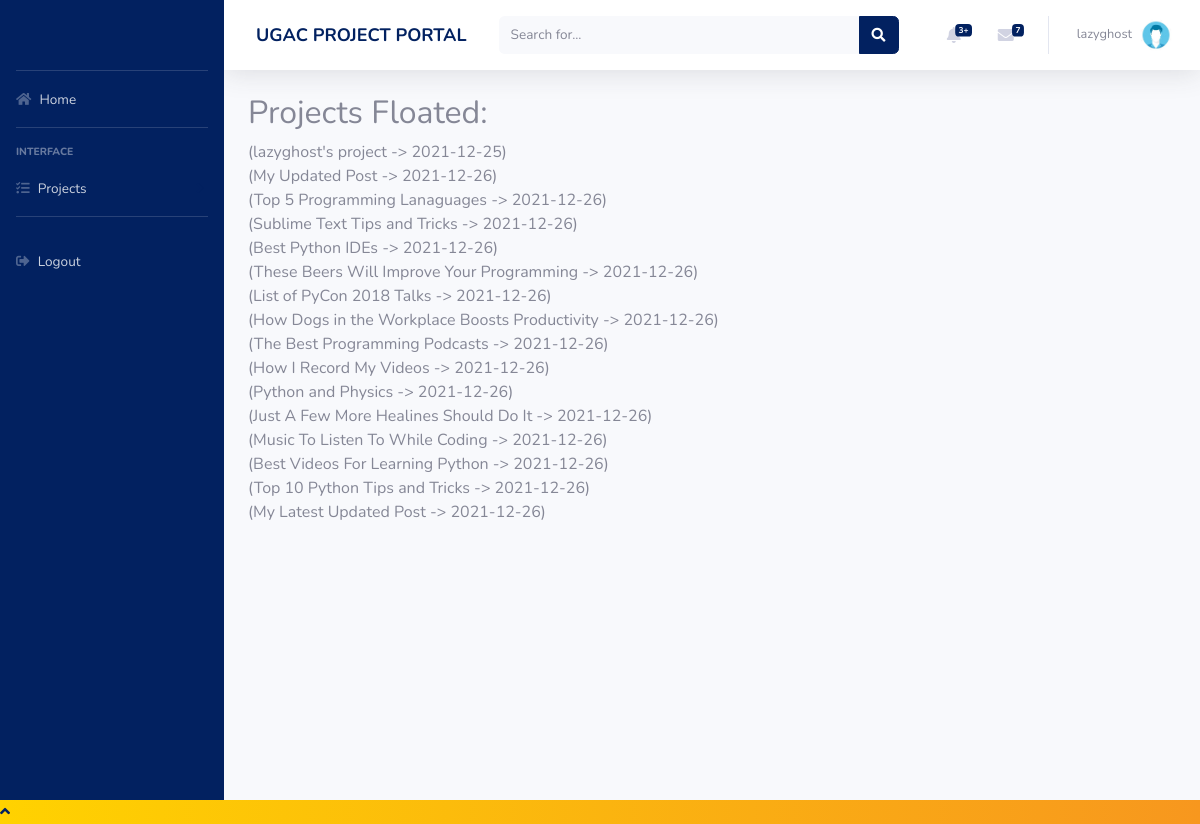
/profile/projects/floated (signed in), run on the app's committed database.
### users/models.py (models this page shows, shortened)
class Profile(models.Model):
    user = models.OneToOneField(User, on_delete=models.CASCADE)
    image = models.ImageField(default = 'default.jpg', upload_to='profile_pics', blank=True)
    rollno = models.CharField(max_length=10)
    year = models.CharField(max_length=30, choices = YEAR_CHOICES)
    branch = models.CharField(max_length=30, choices = BRANCH_CHOICES)
    techskills = models.TextField()
    starred_projects = models.ManyToManyField(Project, related_name='starred_projects', blank = True)
    cv = models.FileField(blank = True, upload_to='resumes')

### home/models.py (models this page shows)
class Project(models.Model):
    Title = models.CharField(max_length=30)
    Description = models.TextField()
    FloatedBy = models.ForeignKey(User, on_delete=models.CASCADE)
    Mentors = models.ManyToManyField(User, related_name='Mentors', blank = True)
    Status = models.CharField(max_length=10, choices=STATUS_CHOICES, default='Open')
    OpenedFor = models.CharField(max_length=300)
    Difficulty = models.CharField(max_length=15, choices=DIFFICULTY_CHOICES, default='Beginner')
    PreRequisite = models.TextField()
    Duration = models.CharField(max_length=30)
    DatePosted = models.DateTimeField(default = timezone.now)
    SelectionCriteria = models.TextField()
    MailNotification = models.CharField(max_length=5, choices=NOTIFICATION_CHOICES,default='On')
    ApplyRequest = models.ManyToManyField(User, related_name='ApplyRequest', blank = True)
    AlreadyApplied = models.ManyToManyField(User, related_name='AlreadyApplied', blank = True)
    def __str__(self):
        return f"({self.Title} -> {self.DatePosted.date()})"

### users/views.py (the view)
# urls.py: path('projects/floated', views.projects_floated, name = 'projects-floated'),
def projects_floated(request):
    projects = Project.objects.all()
    projects_floated = projects.filter(FloatedBy = request.user)
    context = {
        'title': 'Projects Floated',
        'projects': projects_floated,
    }
    return render(request, 'users/profile_floated.html', context)

### users/templates/users/profile_floated.html (shortened to what this page needs)
{% extends 'users/profile.html' %}
{% block profile %}
<div>
    <h2>Projects Floated:</h2>
	{% for project in projects %}
	<div>{{project}}</div>
	{% endfor %}
</div>
{% endblock profile %}

### home/templates/home/base.html (shortened to what this page needs)
{% load static %}
<!DOCTYPE html>
<html lang="en">
	<head>
		<link rel="stylesheet" type="text/css" href="{% static 'home/style.css' %}">
		<link rel="stylesheet" href="https://pro.fontawesome.com/releases/v5.10.0/css/all.css"/>
	</head>
	<body>
    <body id="page-top">
        <div id="wrapper">
            <ul class="navbar-nav bg-gradient-primary sidebar sidebar-dark accordion" id="accordionSidebar">
                <a class="sidebar-brand d-flex align-items-center justify-content-center" href="/">
                </a>
                <hr class="sidebar-divider my-0">
                <li class="nav-item">
                    <a class="nav-link"  href="{% url 'home' %}"">
                        <i class="fas fa-home"></i>
                        <span>Home</span></a>
                </li>
                <hr class="sidebar-divider">
                <div class="sidebar-heading">
                    Interface
                </div>
                <li class="nav-item">
                    <a class="nav-link collapsed" href="#" data-toggle="collapse" data-target="#collapseTwo"
                        aria-expanded="true" aria-controls="collapseTwo">
                        <i class="fas fa-tasks"></i>
                        <span>Projects</span>
                    </a>
                </li>
                <hr class="sidebar-divider">
    						<li class="nav-item">
    								<a class="nav-link"  href="{% url 'logout' %}"">
    										<i class="fas fa-sign-out-alt"></i>
    										<span>Logout</span></a>
    						</li>
            </ul>
            <div id="content-wrapper" class="d-flex flex-column">
                <div id="content">
                    <nav class="navbar navbar-expand navbar-light bg-white topbar mb-4 static-top shadow">
                    <div class="sidebar-brand-text mx-3" style="color: #022160; font-size: large; font-weight: bold">  UGAC PROJECT PORTAL     </div>
                        <form
                            class="d-none d-sm-inline-block form-inline mr-auto ml-md-3 my-2 my-md-0 mw-100 navbar-search">
                            <div class="input-group">
                                <input type="text" class="form-control bg-light border-0 small" placeholder="Search for..."
                                    aria-label="Search" aria-describedby="basic-addon2" >
                                <div class="input-group-append">
                                    <button class="btn btn-primary" type="button">
                                        <i class="fas fa-search fa-sm"></i>
                                    </button>
                                </div>
                            </div>
                        </form>
                        <ul class="navbar-nav ml-auto">
                            <li class="nav-item dropdown no-arrow mx-1">
                                <a class="nav-link dropdown-toggle" href="#" id="alertsDropdown" role="button"
                                    data-toggle="dropdown" aria-haspopup="true" aria-expanded="false">
                                    <i class="fas fa-bell fa-fw"></i>
                                    <span class="badge badge-danger badge-counter">3+</span>
                                </a>
                            </li>
                            <li class="nav-item dropdown no-arrow mx-1">
                                <a class="nav-link dropdown-toggle" href="#" id="messagesDropdown" role="button"
                                    data-toggle="dropdown" aria-haspopup="true" aria-expanded="false">
                                    <i class="fas fa-envelope fa-fw"></i>
                                    <span class="badge badge-danger badge-counter">7</span>
                                </a>
                            </li>
                            <li class="nav-item dropdown no-arrow">
                                <a class="nav-link dropdown-toggle" href="#" id="userDropdown" role="button"
                                    data-toggle="dropdown" aria-haspopup="true" aria-expanded="false">
                                    <span class="mr-2 d-none d-lg-inline text-gray-600 small">{{user.username}}</span>
                                    <img class="img-profile rounded-circle"
                                        src="{{user.profile.image.url}}">
                                </a>
                            </li>
                        </ul>
                    </nav>
                    <div class="container-fluid">
		{% block content %}{% endblock content %}
	</div>
</div>
</div>
</div>
<a class="scroll-to-top rounded" href="#page-top">
<i class="fas fa-angle-up"></i>
</a>
	</body>
</html>

### data on the page
Project: Title+DatePosted "(lazyghost's project -> 2021-12-25)"
Project: Title+DatePosted "(My Updated Post -> 2021-12-26)"
Project: Title+DatePosted "(Top 5 Programming Lanaguages -> 2021-12-26)"
Project: Title+DatePosted "(Sublime Text Tips and Tricks -> 2021-12-26)"
Project: Title+DatePosted "(Best Python IDEs -> 2021-12-26)"
Project: Title+DatePosted "(These Beers Will Improve Your Programming -> 2021-12-26)"
Project: Title+DatePosted "(List of PyCon 2018 Talks -> 2021-12-26)"
Project: Title+DatePosted "(How Dogs in the Workplace Boosts Productivity -> 2021-12-26)"
Project: Title+DatePosted "(The Best Programming Podcasts -> 2021-12-26)"
Project: Title+DatePosted "(How I Record My Videos -> 2021-12-26)"
Project: Title+DatePosted "(Python and Physics -> 2021-12-26)"
Project: Title+DatePosted "(Just A Few More Healines Should Do It -> 2021-12-26)"
Project: Title+DatePosted "(Music To Listen To While Coding -> 2021-12-26)"
Project: Title+DatePosted "(Best Videos For Learning Python -> 2021-12-26)"
Project: Title+DatePosted "(Top 10 Python Tips and Tricks -> 2021-12-26)"
Project: Title+DatePosted "(My Latest Updated Post -> 2021-12-26)"

### other printed values
{{ user.username }} "lazyghost"
